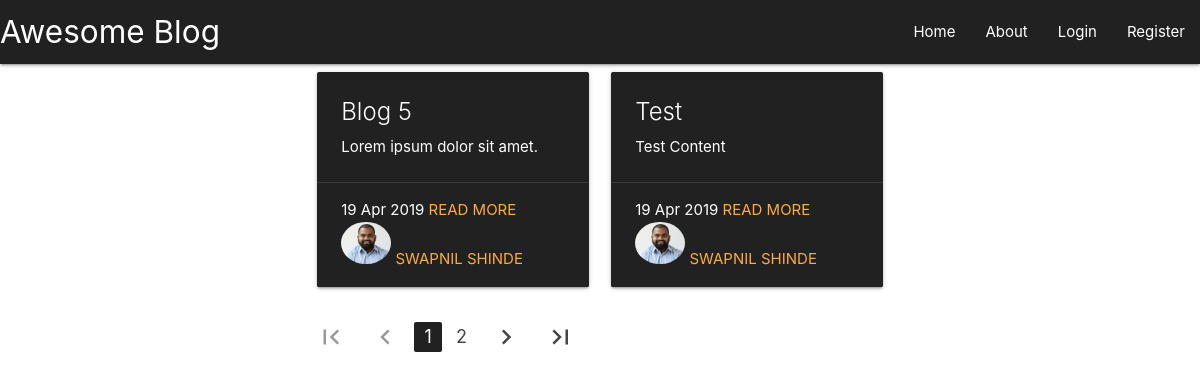
The page / on the database its author committed.
### blog/models.py (models this page shows, shortened)
class Blog( models.Model ) :
	title = models.CharField( max_length = 200 )
	content = models.TextField()
	date_posted = models.DateTimeField( default = timezone.now )
	author = models.ForeignKey( User, on_delete = models.CASCADE )
	class Meta :
		verbose_name_plural = 'Blog'

### users/models.py (models this page shows, shortened)
class Profile( models.Model ) :
	user = models.OneToOneField( User, on_delete = models.CASCADE )
	user_image = models.ImageField( default = "default.jpg", upload_to = "profile_pics" )

### blog/views.py (the view)
# urls.py: path( '', BlogsListView.as_view(), name = "blogs_home" ),
class BlogsListView( ListView ) :
	model = Blog
	template_name = "blog/home.html"
	context_object_name = 'blogs'
	ordering = ['-date_posted']
	paginate_by = 2

### blog/templates/blog/home.html
{% extends "blog/header.html" %}
{% block content %}
	<div class="container">
		<div class="row">
			{% for blog in blogs %}
				<div class="col s12 m6">
					<div class="card grey darken-4">
						<div class="card-content white-text">
							<span class="card-title">
								{{ blog.title }}
							</span>
							<p>
								{{ blog.content|safe }}
							</p>
						</div>
						<div class="card-action white-text">
							<span>
								{{ blog.date_posted | date:"d M Y" }}
							</span>
							<a href="{% url 'show_blog' blog.id %}">Read More</a>
							<div>
								<img src="{{ blog.author.profile.user_image.url }}" alt="" class="circle responsive-img" width="50px" height="50px">
								<a href="/user/{{ blog.author.id }}">{{ blog.author.first_name }} {{ blog.author.last_name }}</a>
							</div>
						</div>
					</div>
				</div>
			{% endfor %}
		</div>
		{% if is_paginated %}
			<ul class="pagination">
				{% if page_obj.has_previous %}
					<li class="waves-effect"><a href="?page=1"><i class="material-icons">first_page</i></a></li>
					<li class=""><a href="?page={{ page_obj.previous_page_number }}"><i class="material-icons">navigate_before</i></a></li>
				{% else %}
					<li class="disabled"><a href="#"><i class="material-icons">first_page</i></a></li>
					<li class="disabled"><a href="#"><i class="material-icons">navigate_before</i></a></li>
				{% endif %}
				{% for page_number in page_obj.paginator.page_range %}
					{% if page_number == page_obj.number %}
						<li class="waves-effect active grey darken-4"><a href="?page={{page_number}}">{{page_number}}</a></li>
					{% elif page_number > page_obj.number|add:'-2' and page_number < page_obj.number|add:'2' %}
						<li class="waves-effect"><a href="?page={{page_number}}">{{page_number}}</a></li>
					{% endif %}
				{% endfor %}
				{% if page_obj.has_next %}
					<li class=""><a href="?page={{ page_obj.next_page_number }}"><i class="material-icons">navigate_next</i></a></li>
					<li class="waves-effect"><a href="?page={{ page_obj.paginator.num_pages }}"><i class="material-icons">last_page</i></a></li>
				{% else %}
					<li class="disabled"><a href="#"><i class="material-icons">navigate_next</i></a></li>
					<li class="disabled"><a href="#"><i class="material-icons">last_page</i></a></li>
				{% endif %}
			</ul>
		{% endif %}
	</div>
{% endblock %}

### rows shown on the page
Blog: title "Blog 5", content "Lorem ipsum dolor sit amet.", date_posted "19 Apr 2019", author.profile.user_image (placeholder picture), author.first_name "SWAPNIL", author.last_name "SHINDE"
Blog: title "Test", content "Test Content", date_posted "19 Apr 2019", author.profile.user_image (placeholder picture), author.first_name "SWAPNIL", author.last_name "SHINDE"

### other values the page prints
{{ page_number }} "1"
{{ page_number }} "2"
